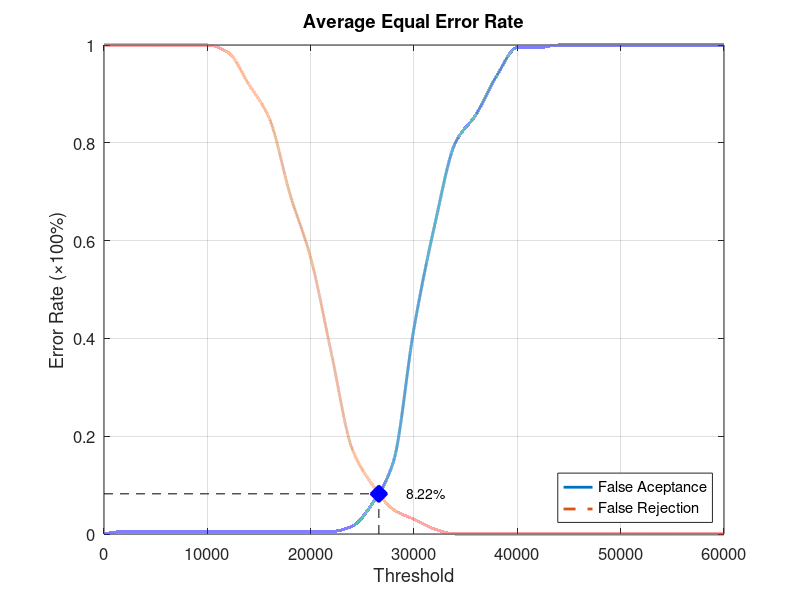
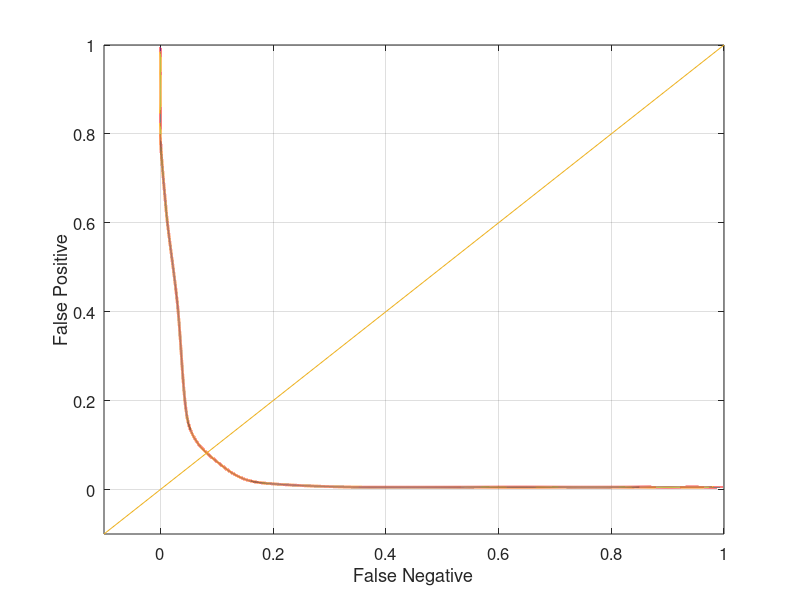

Recreate these plots in MATLAB, in order.
function yEER = Database2_4
close all;
clear;
clc;
x = 0:2000:60000;
xq = 0:0.5:60000;

y0 = [0 0.00526316 0.00526316 0.00526316 0.00526316 0.00526316 0.00526316 0.00526316 0.00526316 0.00526316 0.00526316 0.00526316 0.0157895 0.0631579 0.147368 0.421053 0.631579 0.8 0.857895 0.936842 0.994737 0.994737 1 1 1 1 1 1 1 1 1];
yy0 = interp1(x, y0, xq, 'pchip');
y1 = [1 1 1 1 1 1 0.985 0.92 0.85 0.695 0.565 0.37 0.175 0.1 0.05 0.03 0.01 0 0 0 0 0 0 0 0 0 0 0 0 0 0];
yy1 = interp1(x, y1, xq, 'pchip');

% Calculating EER: 
y2 = abs(y0 - y1);
find(y2 == min(y2))
yy2 = abs(yy0 - yy1);
xEER = find(yy2 == min(yy2));
xEERIndex = xq(xEER) % X-axis EER
yEER = yy0(xEER) % Y-axis EER

main = figure
plot(xq, yy0,'-','LineWidth', 2);	hold on
plot(xq, yy1,'--','LineWidth', 2);	hold on
plot([xEERIndex xEERIndex], [0 yEER], 'k--');	hold on
plot([0 xEERIndex], [yEER yEER], 'k--');	hold on
plot(xEERIndex, yEER, 'bx', 'LineWidth', 10);	hold on
text(xEERIndex + 10 * xEERIndex / 100, yEER, [num2str(round((10000 * yEER)) / 100) '%'])
legend('False Aceptance', 'False Rejection', 'Location', 'SouthEast')
xlabel('Threshold')
ylabel('Error Rate (\times100%)')
title('Average Equal Error Rate')
set(gca, 'FontSize', 12)
axis([0 60000 0 1])
grid on

print(main, 'Database2_4Main', '-dpng');
FNRxFPR = figure('Color', [1 1 1]);
plot(yy1, yy0, '-', yy1, yy0, 'LineWidth', 2);
hold on
y = -0.1:0.1:1
plot(y, y); 
set(gca, 'FontSize', 12)
xlabel('False Negative')
ylabel('False Positive')
axis([-0.1 1 -0.1 1])
set(gca, 'FontSize', 12)
grid on

print(FNRxFPR, 'Database2_4FNRxFPR','-dpng');
end
